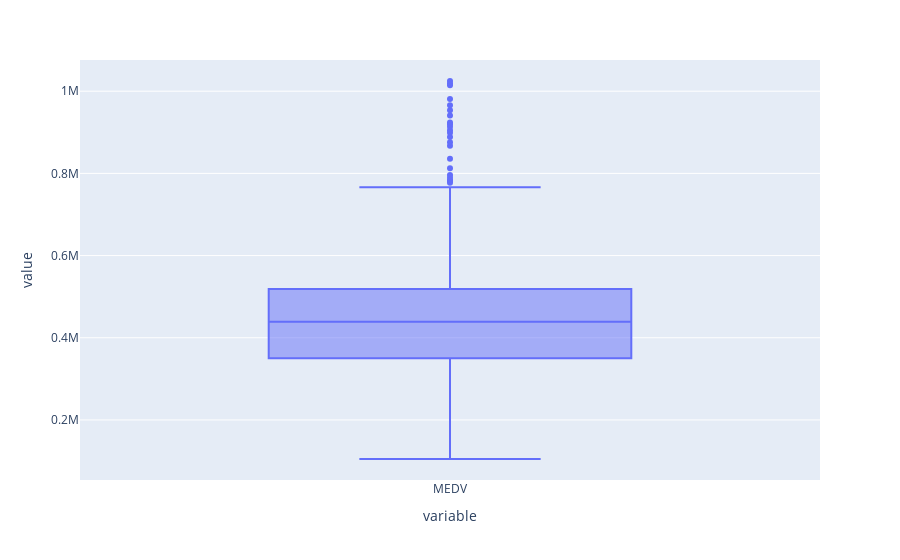

The notebook cell this image was saved under:
### Code cell
analise(df['MEDV'])

### Figure 1 — Plotly figure (JSON) as saved in the notebook; plotly's stock layout.template omitted (floating-point values rounded to 4 significant figures; data arrays with more than 128 entries replaced by an {"elided": "..."} marker saying what was removed)
{"data": [{"alignmentgroup": "True", "hovertemplate": "variable=%{x}<br>value=%{y}<extra></extra>", "legendgroup": "", "marker": {"color": "#636efa"}, "name": "", "notched": false, "offsetgroup": "", "orientation": "v", "showlegend": false, "type": "box", "x": {"elided": "489 str values"}, "x0": " ", "xaxis": "x", "y": {"elided": "489 int values"}, "y0": " ", "yaxis": "y"}], "layout": {"boxmode": "group", "legend": {"tracegroupgap": 0}, "margin": {"t": 60}, "xaxis": {"anchor": "y", "domain": [0, 1], "title": {"text": "variable"}}, "yaxis": {"anchor": "x", "domain": [0, 1], "title": {"text": "value"}}}}
